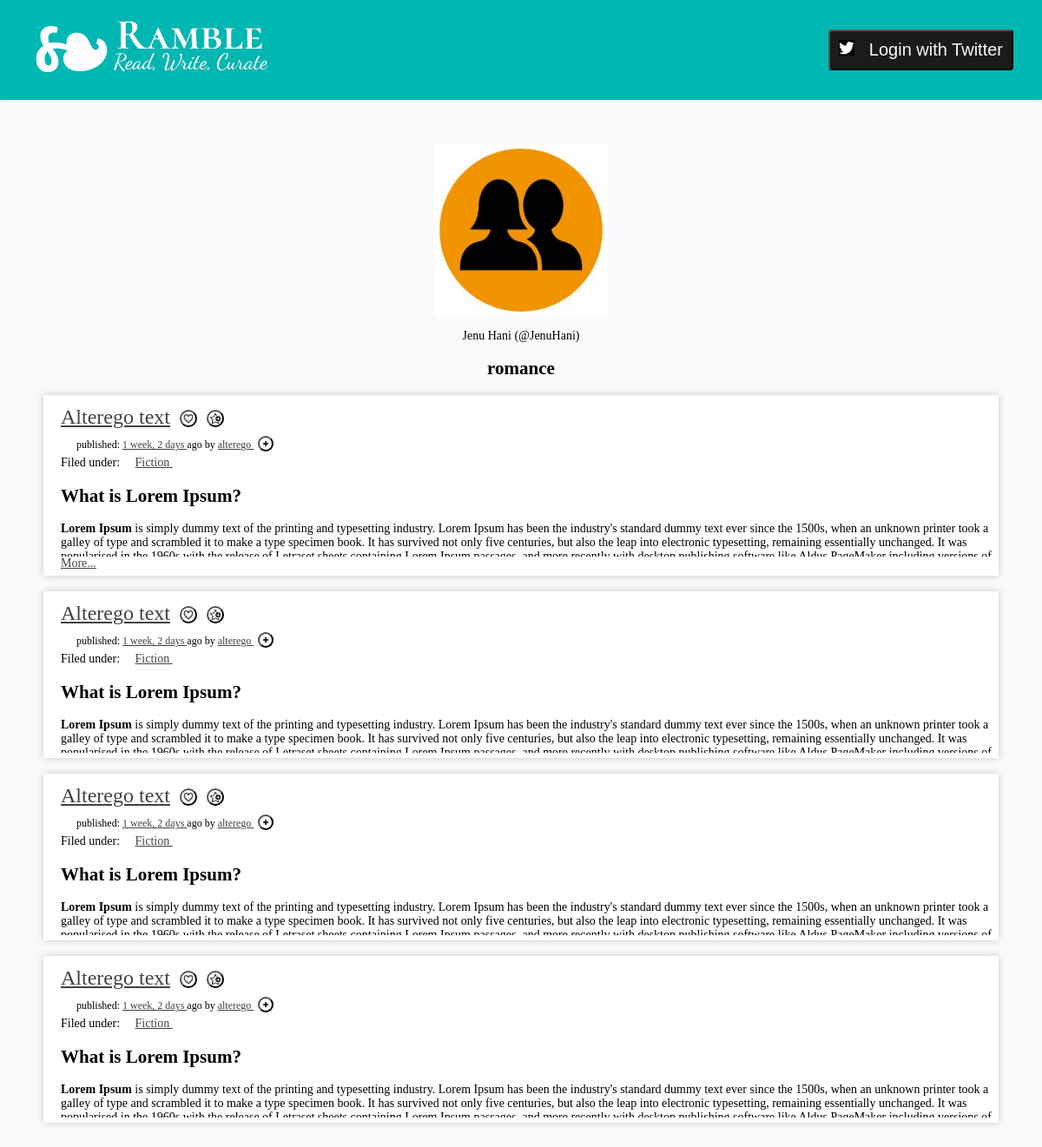
The page /u/1/collections on the database its author committed.
### rambleapp/models.py (models this page shows)
class Profile(models.Model):
    user_id = models.OneToOneField(Auth_User, on_delete=models.CASCADE, unique=True)
    full_name = models.CharField(max_length=50)
    profile_pic = models.ImageField(upload_to='profilepix/')
    bio = models.CharField(max_length=150)

class Collection(models.Model):
    user_id = models.ForeignKey(Auth_User, on_delete=models.CASCADE)
    collection_name = models.CharField(max_length=100)
    collection_desc = models.CharField(max_length=1000)

class CollectionPost(models.Model):
    collection_id = models.ForeignKey(Collection, on_delete=models.CASCADE)
    post_id = models.ForeignKey(Post, on_delete=models.CASCADE)
    user_comment = models.CharField(max_length=1000, null=True, blank=True)

class Post(models.Model):
    user_id = models.ForeignKey(Auth_User, on_delete=models.CASCADE, related_name="postcount")
    post_timestamp = models.DateTimeField(auto_now_add=True) #SRM
    post_title = models.CharField(max_length=100)
    post_text = models.CharField(max_length=10000)
    tags = TaggableManager()

### rambleapp/views.py (the view)
# urls.py: path('u/<int:user_id>/collections', views.get_user_profile_collections, name='user_profile_collections'),
def get_user_profile_collections(request, user_id):
    try:
        profile_user = Auth_User.objects.get(pk=user_id)
    except Auth_User.DoesNotExist:
        profile_user = None
    if profile_user:
        profile_user_profile = Profile.objects.get(user_id=profile_user)
        profile_context = {'profile_user': profile_user,
                   'profile_user_profile': profile_user_profile}
        try:
            collections = Collection.objects.filter(user_id=profile_user)
            collections_and_posts = [ (collection, CollectionPost.objects.filter(collection_id=collection))\
                                for collection in collections ]
            profile_context['collections_and_posts'] = collections_and_posts
        except Collection.DoesNotExist:
            pass
    loggedin_user_context = twitter_user_context(request)
    context = {**profile_context, **loggedin_user_context}
    template = loader.get_template('rambleapp/user_collections.html')
    return HttpResponse(template.render(context, request))

### rambleapp/views.py (called while the page is built, shortened)
def twitter_user_context(request_obj):
    context = {}
    try:
        twitter_login = request_obj.user.social_auth.get(provider='twitter')
    except UserSocialAuth.DoesNotExist:
        twitter_login = None
    except AttributeError:
        twitter_login = None
    return context

### rambleapp/templates/rambleapp/user_collections.html (shortened to what this page needs)
{% extends './user_base.html' %}
{% load static %}
{% block subcontent %}
	{% for collection, collection_posts in collections_and_posts %}
		<div id="collection_{{ collection.pk }}">
	    	<h2 style="text-align:center"> {{ collection.collection_name }} </h2>
	    </div>
	    {% for collection_post in collection_posts %}
		    {% with collection_post.post_id as post %}
		    <div id="post_{{post.pk}}" style="transition:all 1s ease" class="post">
		    <div class="post-title">
		        <a href="/post/{{ post.pk }}">{{ post.post_title }}</a>
		        <button onclick="like_post({{ post.pk }})" class="iconbutton" style="margin-left:5px;padding:2px">
		            {% if user_liked_posts and post.pk in user_liked_posts %}
		                <img id="like_{{post.pk}}" src="{% static 'images/liked_button.png' %}" width="12px" height="12px">
		            {% else %}
		                <img id="like_{{post.pk}}" src="{% static 'images/like_button.png' %}" width="12px" height="12px">
		            {% endif %}
		        </button>
		        <button onclick="collect_post({{ post.pk }})" class="iconbutton" style="margin-left:5px;padding:2px">
		        	{% if user_collected_posts and post.pk in user_collected_posts %}
		                <img id="collect_{{post.pk}}" src="{% static 'images/collected_button.png' %}" width="12px" height="12px">
		            {% else %}
		                <img id="collect_{{post.pk}}" src="{% static 'images/collect_button.png' %}" width="12px" height="12px">
		            {% endif %}
		        </button>
		    </div>
		    <div class="post-username">
		       published: <a href="/post/{{ post.pk }}">{{ post.post_timestamp | timesince}} </a> ago by <a href="../u/{{ post.user_id.id }}">{{ post.user_id.first_name }} {{ post.user_id.last_name }}</a>
		        <button class="iconbutton" onclick="follow_user({{ post.user_id.id }})" style="margin-left:5px;padding:2px">
		            {% if user_followers and post.user_id.id in user_followers %}
		                <img id="useradd_{{ post.user_id.id }}" src="{% static 'images/follows.png' %}" width="10px" height="10px">
		            {% else %}
		                <img id="useradd_{{ post.user_id.id }}" src="{% static 'images/follow.png' %}" width="10px" height="10px">
		            {% endif %}
		        </button>
		    </div>
		    {% if post.tags.all %}
		        <div class='post-tags'>
		            Filed under: &nbsp; &nbsp;
		            {% for tag in post.tags.all %}
		                <a href="/tag/{{ tag }}" class='post-tag'> {{ tag }} </a> &nbsp; &nbsp;
		            {% endfor %}
		        </div>
		    {% endif%}
		    <div id="post_txt_{{post.pk}}" style="max-height:100px;overflow:hidden">
		    <p class="post-format">{{ post.post_text|safe }}</p>
		    </div>
		    <a href="/post/{{ post.pk }}" id="more_link_{{post.pk}}"
		    style="display:none">More...</a>
		</div>
		{% endwith %}
    {% endfor %}
	{% endfor %}
{% endblock subcontent %}

### rambleapp/templates/rambleapp/user_base.html (shortened to what this page needs)
{% extends './base.html' %}
{% block content %}
{% load static %}
{% if profile_user %}
    <div align="center">
        <img src="{{ profile_user_profile.profile_pic.url }}" width="200px"/>
        <p>{{ profile_user_profile.full_name }} (@{{ profile_user.username}})</p>
    </div>
{% else %}
    <p> 404 User Not Found</p>
{% endif %}
	{% block subcontent %}
	{% endblock subcontent %}
{% endblock %}

### rambleapp/templates/rambleapp/base.html (shortened to what this page needs)
{% load static %}
<html lang="en">
<head>
    <link rel="stylesheet" href="{% static 'css/style.css' %}">
</head>
<body style="margin:0">
<div class="header">
    <table>
        <tr>
            <td>
                <a href="{% url 'index' %}">
                        <img src="{% static 'images/fleuron_header_reverse_transparent.png' %}" width=300px"
                             style="margin-right:5px;margin-top:5px;background-color:#fcfcfc"/>
                </a>
            </td>
            <td style="text-align:right">
                {% if user.username %}
                    <div style="text-align:right; font-size:small">
                        <p>
                            {% if user_profile.full_name %}
                                Hello <a href="../u/{{ user.id }}"> {{ user_profile.full_name }}! </a>
                            {% else %}
                                Hello <a href="../u/{{ user.id }}"> {{ user.username }}! </a>
                            {% endif %}
                            &nbsp; &nbsp;
                            <img src="{{ user_profile.profile_pic.url }}" width="20px"/>
                            <a href="{% url 'logout' %}"><button style="font-size:small">Logout</button></a>
                         </p>
                    </div>
                {% else %}
                    <a href="{% url 'social:begin' 'twitter' %}">
                        <Button style="padding:10px;font-size:20px">
                            <img src="{% static 'images/twitter_white.png' %}" width="18px" height="18px">
                            &nbsp Login with Twitter
                        </Button>
                    </a>
                {% endif %}
            </td>
        </tr>
    </table>
</div>
<div style="margin:50px">
{% block content %}
{% endblock %}
</div>
</body>
</html>

### rambleapp/static/css/style.css (style rules this page uses)
html { background: #fafafa; font: 14px Georgia, serif; }
header, .header { padding: 2px 30px 2px; background: #00b7b2; color: #ff5131; font: 20px Arial, sans-serif; box-shadow: 0 0 9px #ffffff; }
header a, .header a { color: #ff5131; }
a { text-decoration: underline; color: #424242; }
article, .post { background: #ffffff; padding: 6px 6px 6px 20px; margin: 18px 0 18px; border-radius: 2px; box-shadow: 0 0 9px #c7c7c7; }
.post-title { margin-top: 6px; font-size: 24px; }
.post-format, .post-text { margin-left: 18px; font-size: 16px; line-height: 1.618; }
.post-username { margin-left: 18px; font-size: 12px; }
.iconbutton { background:white; color:black; padding:0; }
button { background: #1b1b1b; color: #fafafa; border-radius: 4px; margin: 12px 0; padding: 6px 12px; }
table { color:inherit; width:100%; padding:0; }
.iconbutton { background: #fafafa; color: #00b7b2; padding: 6px; margin: 5px 0px 5px 5px; border-radius: 50%; }

### rows shown on the page
Profile: profile_pic (placeholder picture), full_name "Jenu Hani"
Collection: collection_name "romance"
CollectionPost: post_id.post_title "Alterego text", post_id.post_timestamp "1 week, 2 days", post_id.user_id.first_name "alterego", post_id.post_text "What is Lorem Ipsum? Lorem Ipsum is simply dummy text of the printing and typesetting industry. Lorem Ipsum has been the industry's standard dummy text ever since the 1500s, when an unknown printer took a galley of type and scrambled it to make a type specimen book. It has survived not only five centuries, but also the leap into electronic typesetting, remaining essentially unchanged. It was…"
Tag: name "Fiction"
CollectionPost: post_id.post_title "Alterego text", post_id.post_timestamp "1 week, 2 days", post_id.user_id.first_name "alterego", post_id.post_text "What is Lorem Ipsum? Lorem Ipsum is simply dummy text of the printing and typesetting industry. Lorem Ipsum has been the industry's standard dummy text ever since the 1500s, when an unknown printer took a galley of type and scrambled it to make a type specimen book. It has survived not only five centuries, but also the leap into electronic typesetting, remaining essentially unchanged. It was…"
CollectionPost: post_id.post_title "Alterego text", post_id.post_timestamp "1 week, 2 days", post_id.user_id.first_name "alterego", post_id.post_text "What is Lorem Ipsum? Lorem Ipsum is simply dummy text of the printing and typesetting industry. Lorem Ipsum has been the industry's standard dummy text ever since the 1500s, when an unknown printer took a galley of type and scrambled it to make a type specimen book. It has survived not only five centuries, but also the leap into electronic typesetting, remaining essentially unchanged. It was…"
CollectionPost: post_id.post_title "Alterego text", post_id.post_timestamp "1 week, 2 days", post_id.user_id.first_name "alterego", post_id.post_text "What is Lorem Ipsum? Lorem Ipsum is simply dummy text of the printing and typesetting industry. Lorem Ipsum has been the industry's standard dummy text ever since the 1500s, when an unknown printer took a galley of type and scrambled it to make a type specimen book. It has survived not only five centuries, but also the leap into electronic typesetting, remaining essentially unchanged. It was…"

### other values the page prints
{{ profile_user.username }} "JenuHani"
